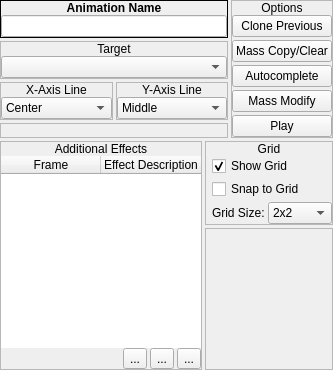
          <widget class="QWidget" name="widget_13" native="true">
           <layout class="QVBoxLayout" name="verticalLayout_22">
            <property name="spacing">
             <number>3</number>
            </property>
            <property name="margin">
             <number>0</number>
            </property>
            <item>
             <widget class="QWidget" name="widget_19" native="true">
              <layout class="QHBoxLayout" name="horizontalLayout_9">
               <property name="spacing">
                <number>3</number>
               </property>
               <property name="margin">
                <number>0</number>
               </property>
               <item>
                <widget class="QWidget" name="widget_15" native="true">
                 <layout class="QVBoxLayout" name="verticalLayout_17">
                  <property name="spacing">
                   <number>3</number>
                  </property>
                  <property name="margin">
                   <number>0</number>
                  </property>
                  <item>
                   <widget class="QFrame" name="frame_39">
                    <property name="sizePolicy">
                     <sizepolicy hsizetype="Preferred" vsizetype="Fixed">
                      <horstretch>0</horstretch>
                      <verstretch>0</verstretch>
                     </sizepolicy>
                    </property>
                    <property name="frameShape">
                     <enum>QFrame::Box</enum>
                    </property>
                    <property name="frameShadow">
                     <enum>QFrame::Plain</enum>
                    </property>
                    <layout class="QVBoxLayout" name="verticalLayout_109">
                     <property name="spacing">
                      <number>0</number>
                     </property>
                     <property name="margin">
                      <number>0</number>
                     </property>
                     <item>
                      <widget class="QLabel" name="label_101">
                       <property name="sizePolicy">
                        <sizepolicy hsizetype="Preferred" vsizetype="Fixed">
                         <horstretch>0</horstretch>
                         <verstretch>0</verstretch>
                        </sizepolicy>
                       </property>
                       <property name="font">
                        <font>
                         <weight>75</weight>
                         <bold>true</bold>
                        </font>
                       </property>
                       <property name="text">
                        <string>Animation Name</string>
                       </property>
                       <property name="alignment">
                        <set>Qt::AlignCenter</set>
                       </property>
                      </widget>
                     </item>
                     <item>
                      <widget class="QWidget" name="widget_53" native="true">
                       <property name="sizePolicy">
                        <sizepolicy hsizetype="Preferred" vsizetype="Fixed">
                         <horstretch>0</horstretch>
                         <verstretch>0</verstretch>
                        </sizepolicy>
                       </property>
                       <layout class="QVBoxLayout" name="verticalLayout_110">
                        <property name="spacing">
                         <number>0</number>
                        </property>
                        <property name="margin">
                         <number>0</number>
                        </property>
                        <item>
                         <widget class="QLineEdit" name="leName">
                          <property name="sizePolicy">
                           <sizepolicy hsizetype="Preferred" vsizetype="Fixed">
                            <horstretch>0</horstretch>
                            <verstretch>0</verstretch>
                           </sizepolicy>
                          </property>
                          <property name="maxLength">
                           <number>24</number>
                          </property>
                         </widget>
                        </item>
                       </layout>
                      </widget>
                     </item>
                    </layout>
                   </widget>
                  </item>
                  <item>
                   <widget class="QFrame" name="frame_2">
                    <property name="frameShape">
                     <enum>QFrame::StyledPanel</enum>
                    </property>
                    <property name="frameShadow">
                     <enum>QFrame::Raised</enum>
                    </property>
                    <layout class="QVBoxLayout" name="verticalLayout_3">
                     <property name="spacing">
                      <number>0</number>
                     </property>
                     <property name="margin">
                      <number>0</number>
                     </property>
                     <item>
                      <widget class="QLabel" name="label_2">
                       <property name="sizePolicy">
                        <sizepolicy hsizetype="Preferred" vsizetype="Fixed">
                         <horstretch>0</horstretch>
                         <verstretch>0</verstretch>
                        </sizepolicy>
                       </property>
                       <property name="text">
                        <string>Target</string>
                       </property>
                       <property name="alignment">
                        <set>Qt::AlignCenter</set>
                       </property>
                      </widget>
                     </item>
                     <item>
                      <widget class="QWidget" name="widget_2" native="true">
                       <layout class="QHBoxLayout" name="horizontalLayout">
                        <property name="spacing">
                         <number>0</number>
                        </property>
                        <property name="margin">
                         <number>0</number>
                        </property>
                        <item>
                         <widget class="QComboBox" name="cboxTarget"/>
                        </item>
                       </layout>
                      </widget>
                     </item>
                    </layout>
                   </widget>
                  </item>
                  <item>
                   <widget class="QWidget" name="widget_16" native="true">
                    <layout class="QHBoxLayout" name="horizontalLayout_5">
                     <property name="spacing">
                      <number>3</number>
                     </property>
                     <property name="margin">
                      <number>0</number>
                     </property>
                     <item>
                      <widget class="QFrame" name="frame_10">
                       <property name="frameShape">
                        <enum>QFrame::StyledPanel</enum>
                       </property>
                       <property name="frameShadow">
                        <enum>QFrame::Raised</enum>
                       </property>
                       <layout class="QVBoxLayout" name="verticalLayout_5">
                        <property name="spacing">
                         <number>0</number>
                        </property>
                        <property name="margin">
                         <number>0</number>
                        </property>
                        <item>
                         <widget class="QLabel" name="label_12">
                          <property name="sizePolicy">
                           <sizepolicy hsizetype="Preferred" vsizetype="Fixed">
                            <horstretch>0</horstretch>
                            <verstretch>0</verstretch>
                           </sizepolicy>
                          </property>
                          <property name="text">
                           <string>X-Axis Line</string>
                          </property>
                          <property name="alignment">
                           <set>Qt::AlignCenter</set>
                          </property>
                         </widget>
                        </item>
                        <item>
                         <widget class="QWidget" name="widget_9" native="true">
                          <layout class="QHBoxLayout" name="horizontalLayout_2">
                           <property name="spacing">
                            <number>0</number>
                           </property>
                           <property name="margin">
                            <number>0</number>
                           </property>
                           <item>
                            <widget class="QComboBox" name="cboxXAxisLine">
                             <property name="currentIndex">
                              <number>1</number>
                             </property>
                             <item>
                              <property name="text">
                               <string>Left</string>
                              </property>
                             </item>
                             <item>
                              <property name="text">
                               <string>Center</string>
                              </property>
                             </item>
                             <item>
                              <property name="text">
                               <string>Right</string>
                              </property>
                             </item>
                            </widget>
                           </item>
                          </layout>
                         </widget>
                        </item>
                       </layout>
                      </widget>
                     </item>
                     <item>
                      <widget class="QFrame" name="frame_11">
                       <property name="frameShape">
                        <enum>QFrame::StyledPanel</enum>
                       </property>
                       <property name="frameShadow">
                        <enum>QFrame::Raised</enum>
                       </property>
                       <layout class="QVBoxLayout" name="verticalLayout_16">
                        <property name="spacing">
                         <number>0</number>
                        </property>
                        <property name="margin">
                         <number>0</number>
                        </property>
                        <item>
                         <widget class="QLabel" name="label_13">
                          <property name="sizePolicy">
                           <sizepolicy hsizetype="Preferred" vsizetype="Fixed">
                            <horstretch>0</horstretch>
                            <verstretch>0</verstretch>
                           </sizepolicy>
                          </property>
                          <property name="text">
                           <string>Y-Axis Line</string>
                          </property>
                          <property name="alignment">
                           <set>Qt::AlignCenter</set>
                          </property>
                         </widget>
                        </item>
                        <item>
                         <widget class="QWidget" name="widget_10" native="true">
                          <layout class="QHBoxLayout" name="horizontalLayout_3">
                           <property name="spacing">
                            <number>0</number>
                           </property>
                           <property name="margin">
                            <number>0</number>
                           </property>
                           <item>
                            <widget class="QComboBox" name="cboxYAxisLine">
                             <property name="currentIndex">
                              <number>1</number>
                             </property>
                             <item>
                              <property name="text">
                               <string>Top</string>
                              </property>
                             </item>
                             <item>
                              <property name="text">
                               <string>Middle</string>
                              </property>
                             </item>
                             <item>
                              <property name="text">
                               <string>Bottom</string>
                              </property>
                             </item>
                            </widget>
                           </item>
                          </layout>
                         </widget>
                        </item>
                       </layout>
                      </widget>
                     </item>
                    </layout>
                   </widget>
                  </item>
                  <item>
                   <widget class="QFrame" name="frame_12">
                    <property name="frameShape">
                     <enum>QFrame::StyledPanel</enum>
                    </property>
                    <property name="frameShadow">
                     <enum>QFrame::Raised</enum>
                    </property>
                   </widget>
                  </item>
                 </layout>
                </widget>
               </item>
               <item>
                <widget class="QFrame" name="frame_3">
                 <property name="sizePolicy">
                  <sizepolicy hsizetype="Fixed" vsizetype="Fixed">
                   <horstretch>0</horstretch>
                   <verstretch>0</verstretch>
                  </sizepolicy>
                 </property>
                 <property name="frameShape">
                  <enum>QFrame::StyledPanel</enum>
                 </property>
                 <property name="frameShadow">
                  <enum>QFrame::Raised</enum>
                 </property>
                 <layout class="QVBoxLayout" name="verticalLayout_11">
                  <property name="spacing">
                   <number>0</number>
                  </property>
                  <property name="margin">
                   <number>0</number>
                  </property>
                  <item>
                   <widget class="QLabel" name="label_6">
                    <property name="sizePolicy">
                     <sizepolicy hsizetype="Preferred" vsizetype="Fixed">
                      <horstretch>0</horstretch>
                      <verstretch>0</verstretch>
                     </sizepolicy>
                    </property>
                    <property name="text">
                     <string>Options</string>
                    </property>
                    <property name="alignment">
                     <set>Qt::AlignCenter</set>
                    </property>
                   </widget>
                  </item>
                  <item>
                   <widget class="QWidget" name="widget_5" native="true">
                    <layout class="QVBoxLayout" name="verticalLayout_12">
                     <property name="spacing">
                      <number>3</number>
                     </property>
                     <property name="margin">
                      <number>0</number>
                     </property>
                     <item>
                      <widget class="QPushButton" name="bClonePrevious">
                       <property name="text">
                        <string>Clone Previous</string>
                       </property>
                      </widget>
                     </item>
                     <item>
                      <widget class="QPushButton" name="bMassCopyClear">
                       <property name="text">
                        <string>Mass Copy/Clear</string>
                       </property>
                      </widget>
                     </item>
                     <item>
                      <widget class="QPushButton" name="bAutocomplete">
                       <property name="text">
                        <string>Autocomplete</string>
                       </property>
                      </widget>
                     </item>
                     <item>
                      <widget class="QPushButton" name="bMassModify">
                       <property name="text">
                        <string>Mass Modify</string>
                       </property>
                      </widget>
                     </item>
                     <item>
                      <widget class="QPushButton" name="bPlay">
                       <property name="text">
                        <string>Play</string>
                       </property>
                       <property name="icon">
                        <iconset resource="gui_icons.qrc">
                         <normaloff>:/icons/testplay.png</normaloff>:/icons/testplay.png</iconset>
                       </property>
                      </widget>
                     </item>
                    </layout>
                   </widget>
                  </item>
                 </layout>
                </widget>
               </item>
              </layout>
             </widget>
            </item>
            <item>
             <widget class="QWidget" name="widget_20" native="true">
              <layout class="QHBoxLayout" name="horizontalLayout_11">
               <property name="spacing">
                <number>3</number>
               </property>
               <property name="margin">
                <number>0</number>
               </property>
               <item>
                <widget class="QFrame" name="frame_5">
                 <property name="sizePolicy">
                  <sizepolicy hsizetype="Fixed" vsizetype="Preferred">
                   <horstretch>0</horstretch>
                   <verstretch>0</verstretch>
                  </sizepolicy>
                 </property>
                 <property name="frameShape">
                  <enum>QFrame::StyledPanel</enum>
                 </property>
                 <property name="frameShadow">
                  <enum>QFrame::Raised</enum>
                 </property>
                 <layout class="QVBoxLayout" name="verticalLayout_13">
                  <property name="spacing">
                   <number>0</number>
                  </property>
                  <property name="margin">
                   <number>0</number>
                  </property>
                  <item>
                   <widget class="QLabel" name="label_8">
                    <property name="sizePolicy">
                     <sizepolicy hsizetype="Preferred" vsizetype="Fixed">
                      <horstretch>0</horstretch>
                      <verstretch>0</verstretch>
                     </sizepolicy>
                    </property>
                    <property name="text">
                     <string>Additional Effects</string>
                    </property>
                    <property name="alignment">
                     <set>Qt::AlignCenter</set>
                    </property>
                   </widget>
                  </item>
                  <item>
                   <widget class="QWidget" name="widget_7" native="true">
                    <layout class="QVBoxLayout" name="verticalLayout_14">
                     <property name="spacing">
                      <number>0</number>
                     </property>
                     <property name="margin">
                      <number>0</number>
                     </property>
                     <item>
                      <widget class="QTableWidget" name="twAdditionalEffects">
                       <property name="sizePolicy">
                        <sizepolicy hsizetype="Fixed" vsizetype="Expanding">
                         <horstretch>0</horstretch>
                         <verstretch>0</verstretch>
                        </sizepolicy>
                       </property>
                       <property name="minimumSize">
                        <size>
                         <width>200</width>
                         <height>0</height>
                        </size>
                       </property>
                       <property name="maximumSize">
                        <size>
                         <width>200</width>
                         <height>16777215</height>
                        </size>
                       </property>
                       <property name="frameShape">
                        <enum>QFrame::NoFrame</enum>
                       </property>
                       <property name="alternatingRowColors">
                        <bool>true</bool>
                       </property>
                       <property name="selectionMode">
                        <enum>QAbstractItemView::SingleSelection</enum>
                       </property>
                       <property name="selectionBehavior">
                        <enum>QAbstractItemView::SelectRows</enum>
                       </property>
                       <property name="verticalScrollMode">
                        <enum>QAbstractItemView::ScrollPerPixel</enum>
                       </property>
                       <property name="horizontalScrollMode">
                        <enum>QAbstractItemView::ScrollPerPixel</enum>
                       </property>
                       <property name="showGrid">
                        <bool>false</bool>
                       </property>
                       <property name="wordWrap">
                        <bool>false</bool>
                       </property>
                       <property name="cornerButtonEnabled">
                        <bool>false</bool>
                       </property>
                       <attribute name="horizontalHeaderMinimumSectionSize">
                        <number>5</number>
                       </attribute>
                       <attribute name="horizontalHeaderStretchLastSection">
                        <bool>false</bool>
                       </attribute>
                       <attribute name="verticalHeaderVisible">
                        <bool>false</bool>
                       </attribute>
                       <column>
                        <property name="text">
                         <string>Frame</string>
                        </property>
                       </column>
                       <column>
                        <property name="text">
                         <string>Effect Description</string>
                        </property>
                       </column>
                      </widget>
                     </item>
                     <item>
                      <widget class="QWidget" name="widget_21" native="true">
                       <layout class="QHBoxLayout" name="horizontalLayout_7">
                        <property name="spacing">
                         <number>3</number>
                        </property>
                        <property name="margin">
                         <number>0</number>
                        </property>
                        <item>
                         <spacer name="horizontalSpacer_2">
                          <property name="orientation">
                           <enum>Qt::Horizontal</enum>
                          </property>
                          <property name="sizeHint" stdset="0">
                           <size>
                            <width>40</width>
                            <height>20</height>
                           </size>
                          </property>
                         </spacer>
                        </item>
                        <item>
                         <widget class="QToolButton" name="bDeleteEffect">
                          <property name="toolTip">
                           <string>Remove Image</string>
                          </property>
                          <property name="text">
                           <string>...</string>
                          </property>
                          <property name="icon">
                           <iconset resource="gui_icons.qrc">
                            <normaloff>:/icons/minus.png</normaloff>:/icons/minus.png</iconset>
                          </property>
                         </widget>
                        </item>
                        <item>
                         <widget class="QToolButton" name="bAddEffect">
                          <property name="toolTip">
                           <string>Add Image</string>
                          </property>
                          <property name="text">
                           <string>...</string>
                          </property>
                          <property name="icon">
                           <iconset resource="gui_icons.qrc">
                            <normaloff>:/icons/plus.png</normaloff>:/icons/plus.png</iconset>
                          </property>
                         </widget>
                        </item>
                        <item>
                         <widget class="QToolButton" name="bConfigureEffect">
                          <property name="text">
                           <string>...</string>
                          </property>
                          <property name="icon">
                           <iconset resource="gui_icons.qrc">
                            <normaloff>:/icons/configure.png</normaloff>:/icons/configure.png</iconset>
                          </property>
                         </widget>
                        </item>
                       </layout>
                      </widget>
                     </item>
                    </layout>
                   </widget>
                  </item>
                 </layout>
                </widget>
               </item>
               <item>
                <widget class="QWidget" name="widget_18" native="true">
                 <layout class="QVBoxLayout" name="verticalLayout_21">
                  <property name="spacing">
                   <number>3</number>
                  </property>
                  <property name="margin">
                   <number>0</number>
                  </property>
                  <item>
                   <widget class="QFrame" name="frame_7">
                    <property name="frameShape">
                     <enum>QFrame::StyledPanel</enum>
                    </property>
                    <property name="frameShadow">
                     <enum>QFrame::Raised</enum>
                    </property>
                    <layout class="QVBoxLayout" name="verticalLayout_20">
                     <property name="spacing">
                      <number>0</number>
                     </property>
                     <property name="margin">
                      <number>0</number>
                     </property>
                     <item>
                      <widget class="QLabel" name="label_10">
                       <property name="sizePolicy">
                        <sizepolicy hsizetype="Preferred" vsizetype="Fixed">
                         <horstretch>0</horstretch>
                         <verstretch>0</verstretch>
                        </sizepolicy>
                       </property>
                       <property name="text">
                        <string>Grid</string>
                       </property>
                       <property name="alignment">
                        <set>Qt::AlignCenter</set>
                       </property>
                      </widget>
                     </item>
                     <item>
                      <widget class="QWidget" name="widget_17" native="true">
                       <layout class="QVBoxLayout" name="verticalLayout_19">
                        <property name="spacing">
                         <number>3</number>
                        </property>
                        <property name="leftMargin">
                         <number>6</number>
                        </property>
                        <property name="topMargin">
                         <number>0</number>
                        </property>
                        <property name="rightMargin">
                         <number>0</number>
                        </property>
                        <property name="bottomMargin">
                         <number>0</number>
                        </property>
                        <item>
                         <widget class="QCheckBox" name="cbShowGrid">
                          <property name="text">
                           <string>Show Grid</string>
                          </property>
                          <property name="checked">
                           <bool>true</bool>
                          </property>
                         </widget>
                        </item>
                        <item>
                         <widget class="QCheckBox" name="cbSnapToGrid">
                          <property name="text">
                           <string>Snap to Grid</string>
                          </property>
                         </widget>
                        </item>
                        <item>
                         <widget class="QWidget" name="wSnapToGrid" native="true">
                          <layout class="QHBoxLayout" name="horizontalLayout_10">
                           <property name="spacing">
                            <number>3</number>
                           </property>
                           <property name="margin">
                            <number>0</number>
                           </property>
                           <item>
                            <widget class="QLabel" name="label_11">
                             <property name="sizePolicy">
                              <sizepolicy hsizetype="Fixed" vsizetype="Preferred">
                               <horstretch>0</horstretch>
                               <verstretch>0</verstretch>
                              </sizepolicy>
                             </property>
                             <property name="text">
                              <string>Grid Size:</string>
                             </property>
                            </widget>
                           </item>
                           <item>
                            <widget class="QComboBox" name="cboxGridSize">
                             <item>
                              <property name="text">
                               <string>2x2</string>
                              </property>
                             </item>
                             <item>
                              <property name="text">
                               <string>4x4</string>
                              </property>
                             </item>
                             <item>
                              <property name="text">
                               <string>8x8</string>
                              </property>
                             </item>
                             <item>
                              <property name="text">
                               <string>16x16</string>
                              </property>
                             </item>
                             <item>
                              <property name="text">
                               <string>32x32</string>
                              </property>
                             </item>
                             <item>
                              <property name="text">
                               <string>64x64</string>
                              </property>
                             </item>
                            </widget>
                           </item>
                          </layout>
                         </widget>
                        </item>
                       </layout>
                      </widget>
                     </item>
                    </layout>
                   </widget>
                  </item>
                  <item>
                   <widget class="QFrame" name="frame_9">
                    <property name="sizePolicy">
                     <sizepolicy hsizetype="Preferred" vsizetype="Expanding">
                      <horstretch>0</horstretch>
                      <verstretch>0</verstretch>
                     </sizepolicy>
                    </property>
                    <property name="frameShape">
                     <enum>QFrame::StyledPanel</enum>
                    </property>
                    <property name="frameShadow">
                     <enum>QFrame::Raised</enum>
                    </property>
                   </widget>
                  </item>
                 </layout>
                </widget>
               </item>
              </layout>
             </widget>
            </item>
           </layout>
          </widget>
